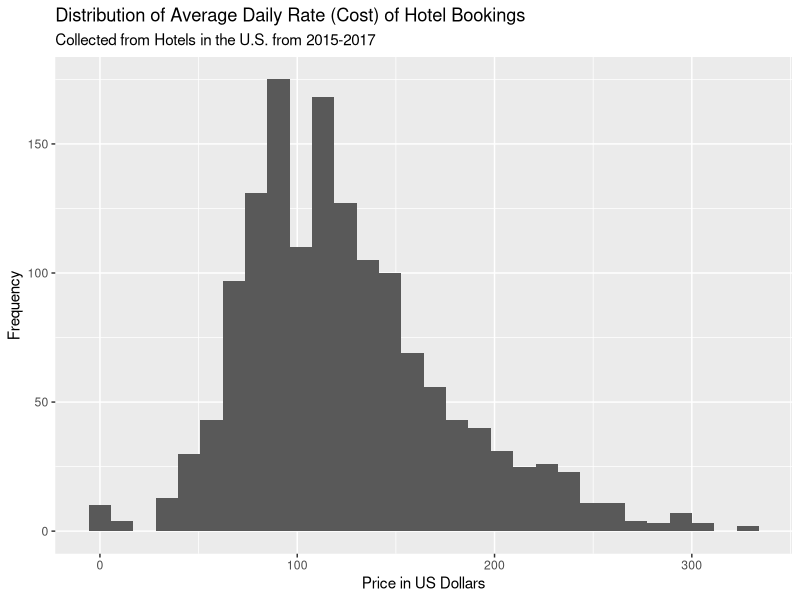
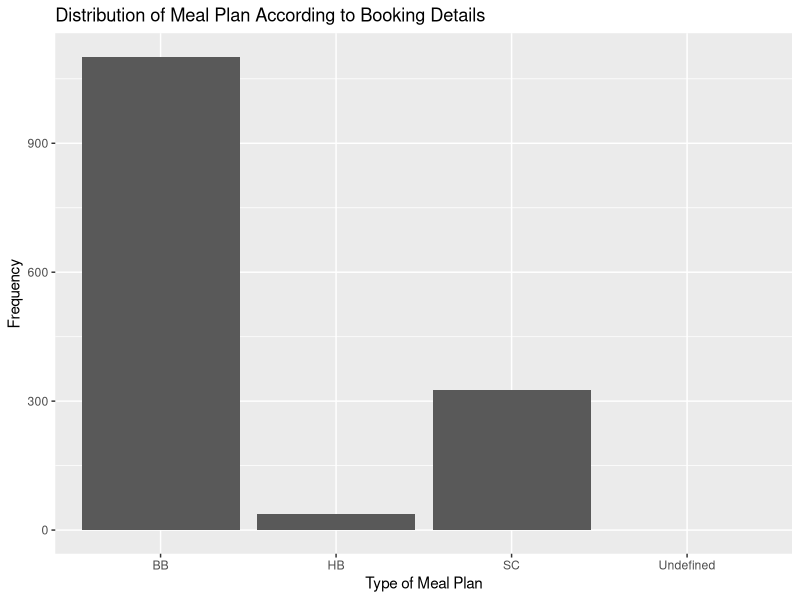
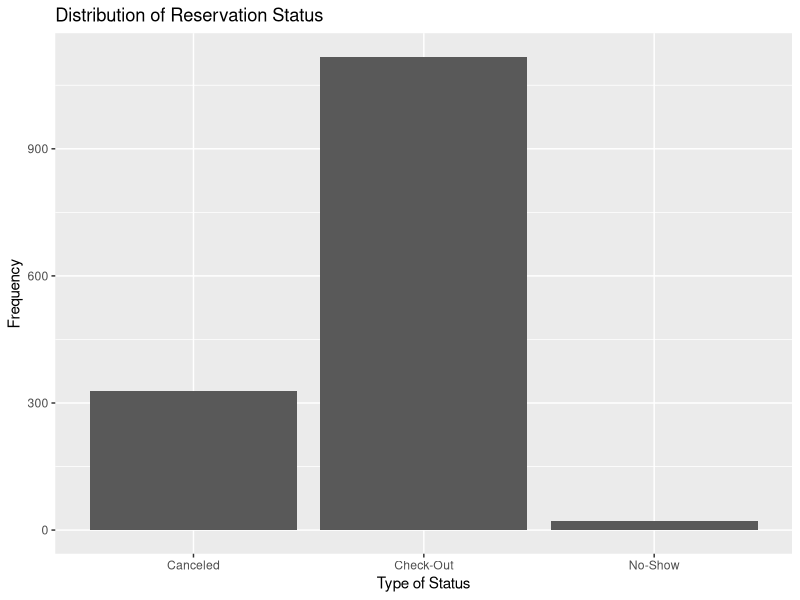
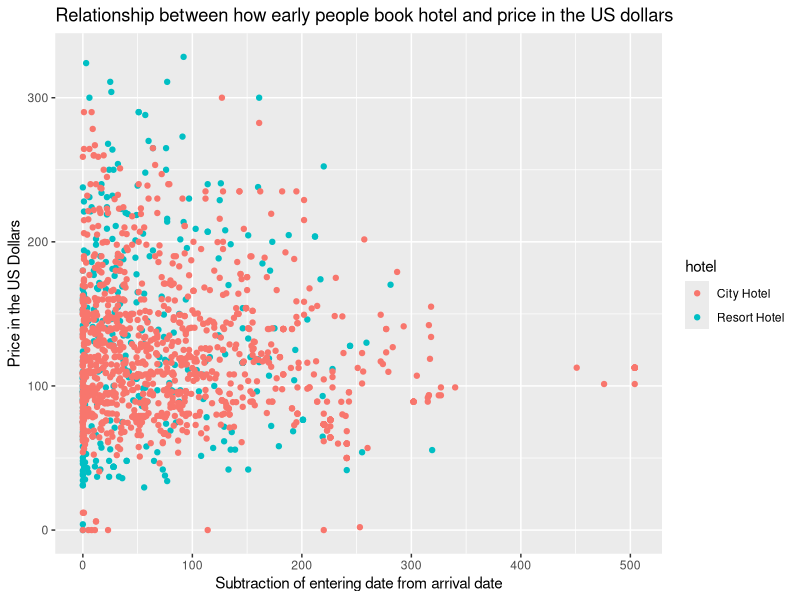
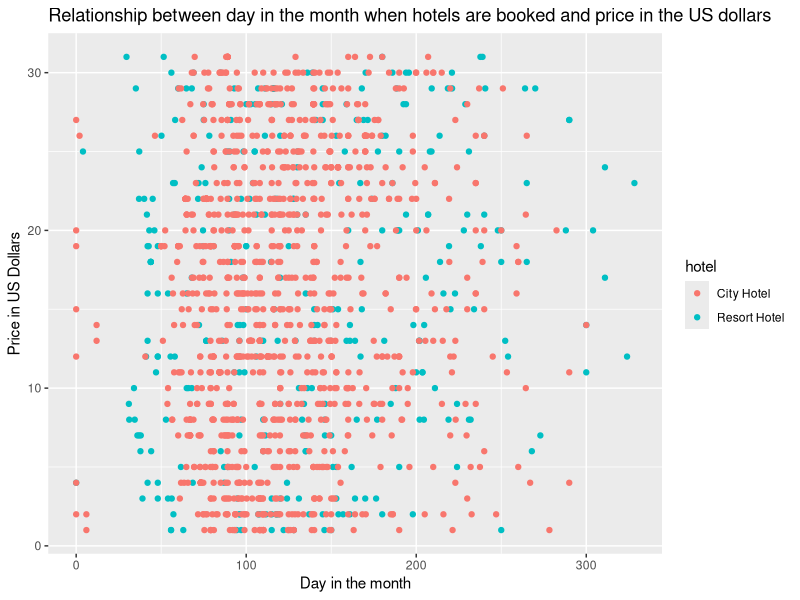
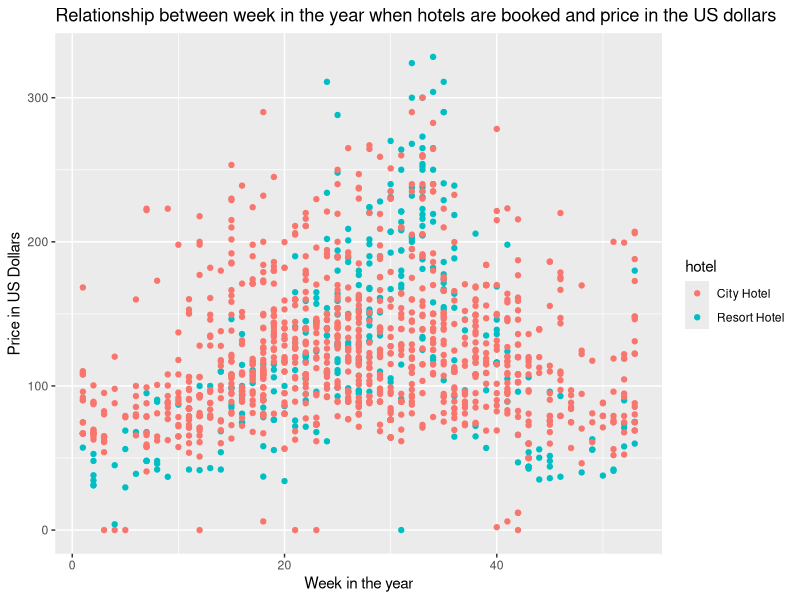
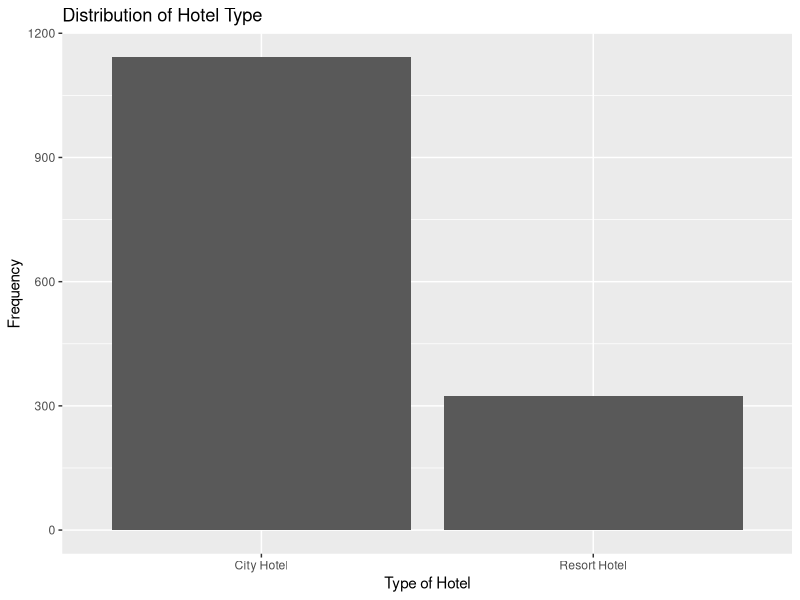

Generate these figures, in order, with R: (Note: this script raises an error after producing the figures.)
## ---- chunk 1
knitr::opts_chunk$set(echo = TRUE)
## ---- chunk 2
library(tidyverse)
library(broom)
library(knitr)
library(ggfortify)
library(dplyr)
library(Metrics)
#install.packages("Metrics")
## ---- chunk 3
hotels_total <- read_csv("data/hotels_reduced.csv")
dt <- sort(sample(nrow(hotels_total), nrow(hotels_total)*.7))
hotels <-hotels_total[dt,]
hotels_test <-hotels_total[-dt,]
## ---- chunk 4
hotels$total_stay_length <- hotels$stays_in_week_nights + hotels$stays_in_weekend_nights
## ---- chunk 5
ggplot(data = hotels, aes(x = adr)) +
  geom_histogram() + 
  labs(x = "Price in US Dollars",
       y = "Frequency", 
       title = "Distribution of Average Daily Rate (Cost) of Hotel Bookings",
       subtitle = "Collected from Hotels in the U.S. from 2015-2017")

## ---- chunk 6
hotels %>%
    summarise(mean = mean(adr), 
              median = median(adr), 
              sd = sd(adr),
              min = min(adr),
              max = max(adr),
              iqr = IQR(adr))%>%
kable(digits = 3)
## ---- chunk 7
adults <- sum(hotels$adults)
children <- sum(hotels$children)
babies <- sum(hotels$babies)

tb <- table(adults, children, babies)
kable(tb)
## ---- chunk 8
ggplot(data = hotels, aes(x = meal)) +
geom_bar() +
labs(title = "Distribution of Meal Plan According to Booking Details",
      y = "Frequency",
      x = "Type of Meal Plan") 
## ---- chunk 9
hotels %>%
  group_by(meal) %>%
  summarise(n = n(), mean = mean(adr), sd = sd(adr)) %>%
  kable(digits = 3)
## ---- chunk 10
ggplot(data = hotels, aes(x = reservation_status)) +
geom_bar() +
labs(title = "Distribution of Reservation Status",
  x = "Type of Status",
  y = "Frequency") 
## ---- chunk 11
hotels %>%
  group_by(hotel) %>%
  summarise(n = n(), mean = mean(adr), sd = sd(adr)) %>%
  kable(digits = 3)
## ---- chunk 12
ggplot(data = hotels, aes(x = lead_time, y = adr, color = hotel)) +
geom_point() +
labs(title = "Relationship between how early people book hotel and price in the US dollars",
  x = "Subtraction of entering date from arrival date",
  y = "Price in the US Dollars") 
## ---- chunk 13
ggplot(data = hotels, aes(x = adr, y = arrival_date_day_of_month, color=hotel)) +
geom_point() +
labs(title = "Relationship between day in the month when hotels are booked and price in the US dollars",
  x = "Day in the month",
  y = "Price in US Dollars") 
## ---- chunk 14
ggplot(data = hotels, aes(x = arrival_date_week_number, y = adr, color=hotel)) +
geom_point() +
labs(title = "Relationship between week in the year when hotels are booked and price in the US dollars",
  x = "Week in the year",
  y = "Price in US Dollars") 
## ---- chunk 15
ggplot(data = hotels, aes(x = hotel)) +
geom_bar() +
labs(title = "Distribution of Hotel Type",
  x = "Type of Hotel",
  y = "Frequency") 
## ---- chunk 16
resort_adr <- hotels[hotels$hotel == "Resort Hotel",]$adr
city_adr <- hotels[hotels$hotel == "City Hotel",]$adr

hotel_type_p_value <- t.test(resort_adr, city_adr)$p.value
print(hotel_type_p_value)
## ---- chunk 17
hotels <-hotels%>%
  mutate(children_present = case_when
         (hotels$adults > 0 & hotels$children == 0 & hotels$babies == 0 ~ 0,
          hotels$children > 0 | hotels$babies > 0 ~ 1), 
         children_present = factor(children_present, 
                          levels = c(0,1)))

adult_adr <- hotels[hotels$children_present == 0,]$adr
kids_adr <- hotels[hotels$children_present == 1,]$adr

resident_type_p_value <- t.test(adult_adr, kids_adr)$p.value
print(resident_type_p_value)
## ---- chunk 18

hotels <- subset(hotels, select = -country)
hotels <- subset(hotels, select = -reserved_room_type)
hotels <- subset(hotels, select = -assigned_room_type)
hotels <- subset(hotels, select = -agent)
hotels <- subset(hotels, select = -company)
hotels <- subset(hotels, select = -reservation_status_date)




if (hotels$arrival_date_week_number >=36 & hotels$arrival_date_week_number<=39)
{hotels$arrival_date_month = "September"}
if (hotels$arrival_date_week_number >=1 & hotels$arrival_date_week_number<=4)
{hotels$arrival_date_month = "January"}

  
hotels <- hotels%>%
  mutate(arrival_date_month = factor(arrival_date_month, 
  levels = c("January", "February", "March", "April",
           "May", "June", "July", "August",
           "September", "October", "November",
           "December")))
## ---- chunk 19
full_model <- lm(adr ~ ., data = hotels)
tidy(full_model) %>%
  kable(digits = 3)
## ---- chunk 20
selected_model <- step(full_model, scope=formula(full_model), direction="backward", k = log(nrow(hotels)))
## ---- chunk 21
tidy(selected_model) %>%
  kable()
## ---- chunk 22
model <- lm(adr ~ adults + children + babies + hotel + meal + reservation_status, data = hotels)
## ---- chunk 23
# Residual + QQ Plots
autoplot(model, which = c(1,2))
## ---- chunk 24
tidy(model, conf.int = TRUE) %>%
kable(digits = 3)
## ---- chunk 25
train_predictions <- model %>% predict(hotels)
test_predictions <- model %>% predict(hotels_test)

rmse(train_predictions, hotels$adr)
rmse(test_predictions, hotels_test$adr)
## ---- chunk 26
autoplot(model, which = c(3, 4, 5))

#Leverage 
lev_threshold <- 2 * 2 / nrow(hotels) 
hotel_aug <- augment(model) 

hotel_aug %>%
filter(.hat > lev_threshold) %>% nrow()

# High Magnitude Residual 
hotel_aug %>%
filter(.std.resid < -3 | .std.resid > 3) %>% nrow()

# Influential Point 
hotel_aug %>%
filter(.cooksd > 1.0) %>% nrow()
 
## ---- chunk 27
hotel_aug <- hotel_aug %>%
mutate(outlier = if_else(.std.resid < -3 | .std.resid > 3, "Yes", "No"))

ggplot(hotel_aug, aes(x = adults, y = adr)) + geom_point(aes(color = outlier)) +
geom_smooth(method = "lm", se = FALSE) + labs(title = "PLotting of Outliers",
      y = "Average Daily Rate",
      x = "Adults") 
